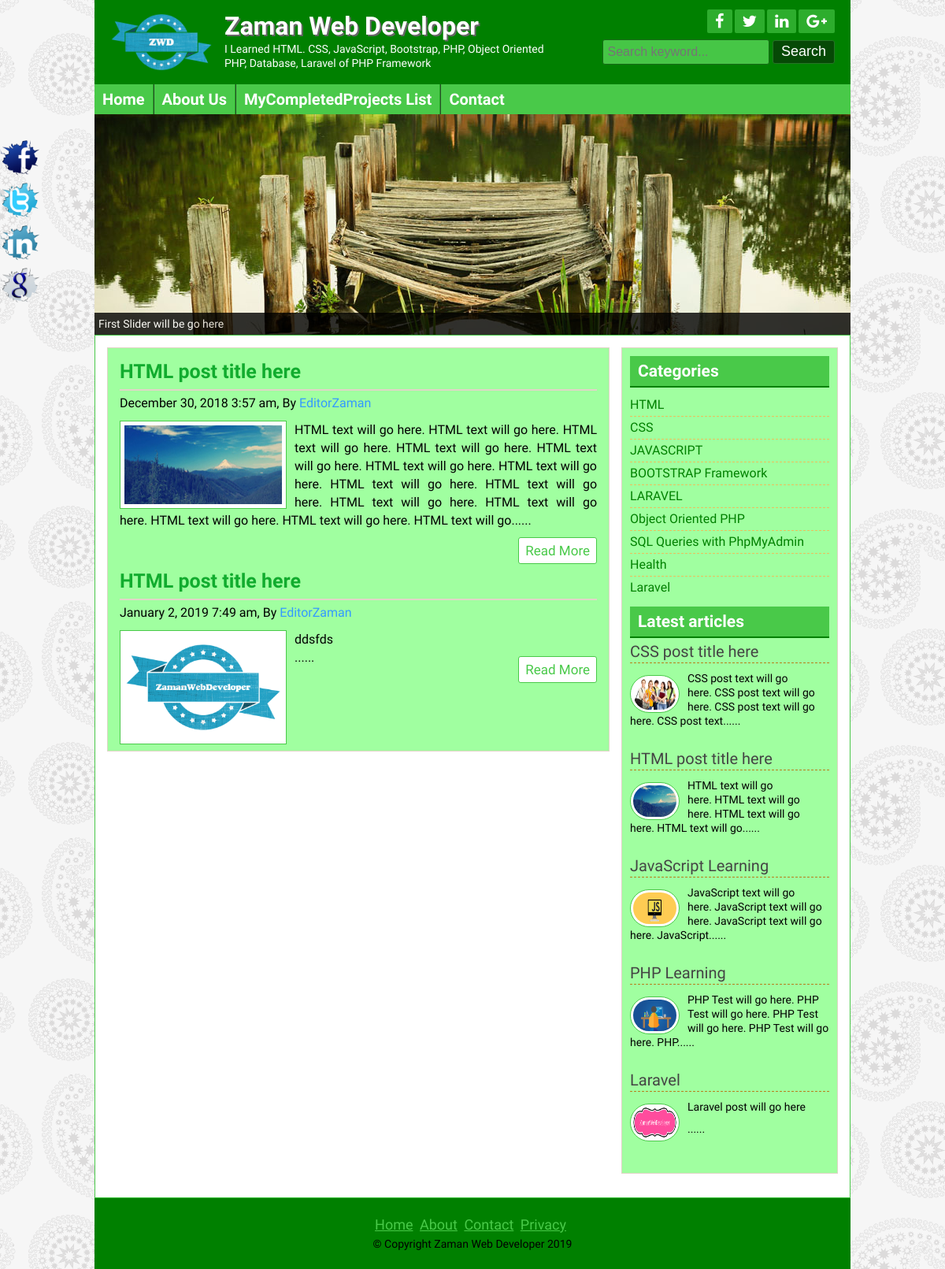
/posts.php?category=1, run on the app's committed database.
### tables this page shows
CREATE TABLE `title_slogan` (
  `id` int(11) NOT NULL,
  `title` varchar(255) NOT NULL,
  `slogan` varchar(255) NOT NULL,
  `logo` varchar(255) NOT NULL
);

CREATE TABLE `tbl_social` (
  `id` int(11) NOT NULL,
  `fb` varchar(255) NOT NULL,
  `tw` varchar(255) NOT NULL,
  `ln` varchar(255) NOT NULL,
  `gp` varchar(255) NOT NULL
);

CREATE TABLE `tbl_page` (
  `id` int(11) NOT NULL,
  `name` varchar(255) NOT NULL,
  `body` text NOT NULL
);

CREATE TABLE `tbl_post` (
  `id` int(11) NOT NULL,
  `cat` int(11) NOT NULL,
  `title` varchar(2555) NOT NULL,
  `body` text NOT NULL,
  `image` varchar(255) NOT NULL,
  `author` varchar(50) NOT NULL,
  `tags` varchar(255) NOT NULL,
  `date` timestamp NOT NULL DEFAULT CURRENT_TIMESTAMP,
  `userid` int(11) NOT NULL
);

CREATE TABLE `tbl_category` (
  `id` int(11) NOT NULL,
  `name` varchar(50) NOT NULL
);

CREATE TABLE `tbl_footer` (
  `id` int(11) NOT NULL,
  `note` varchar(255) NOT NULL
);

### lib/Database.php (called while the page is built, shortened)
<?php
Class Database{
	public $host   = DB_HOST;
	public $user   = DB_USER;
	public $pass   = DB_PASS;
	public $dbname = DB_NAME;
	public $link;
	private function connectDB(){
	$this->link = new mysqli($this->host, $this->user, $this->pass, $this->dbname);
 }
	public function select($query){
		$result = $this->link->query($query) or die($this->link->error.__LINE__);
		if($result->num_rows > 0){
			return $result;
		} else {
			return false;
		}
	}
}

### helpers/Format.php (called while the page is built, shortened)
<?php
class Format{
    public function formateDate($date){
        return date('F j, Y g:i a', strtotime($date));
    }
    public function textShorten($text, $limit = 400){
        $text = $text. " ";
        $text = substr($text, 0, $limit);
        $text = substr($text, 0, strripos($text, ' '));
        $text = $text."......";
        return $text;
    }
}
?>

### posts.php (the view)
<?php include 'inc/header.php'; ?>
<?php include 'inc/slider.php'; ?>
<?php
    if (!isset($_GET['category']) || $_GET['category'] == null ){
        header("Location: 404.php");
    }else{
        $category = $_GET['category'];
    }
?>
<div class="contentsection contemplete clear">
    <div class="maincontent clear">
    <?php
        $query = "select * from tbl_post where cat=$category";
        $post = $db->select($query);
        if ($post){
            while ($result=$post->fetch_assoc()){
    ?>
        <div class="samepost clear">
            <h2><a href="post.php?id=<?php echo $result['id'];?>"><?php echo $result['title'];?></a></h2>
            <h4><?php echo $fm->formateDate($result['date']);?>, By <a href="#"><?php echo $result['author'];?></a></h4>
            <a href="#"><img src="zaman/<?php echo $result['image'];?>" alt="post image"/></a>
            <?php echo $fm->textShorten($result['body']);?>
            <div class="readmore clear">
                <a href="post.php?id=<?php echo $result['id'];?>">Read More</a>
            </div>
        </div>
    <?php } }else{
    ?>
        <h1>No Post Available in this Category.</h1>
    <?php } ?>
    </div>
    <?php include "inc/sidebar.php";?>
</div>
<?php include "inc/footer.php";?>

### inc/header.php (shortened to what this page needs)
<?php include 'lib/Database.php'; ?>
<?php include 'helpers/Format.php'; ?>
<?php
    $db = new Database();
    $fm = new Format();
?>
<!DOCTYPE html>
<html>
<head>
    <?php include 'scripts/css.php'?>
</head>
<body>
	<div class="headersection templete clear">
		<a href="index.php">
			<div class="logo">
<?php
                    $query = "SELECT * FROM title_slogan WHERE id='1'";
                    $blog_title = $db->select($query);
                    if ($blog_title) {
                        while ($result = $blog_title->fetch_assoc()) {
?>
				<img src="zaman/<?php echo $result['logo'];?>" alt="Logo"/>
				<h2><?php echo $result['title'];?></h2>
				<p><?php echo $result['slogan'];?></p>
<?php
		}
	}
?>
			</div>
		</a>
		<div class="social clear">
			<div class="icon clear">
<?php
                    $query = "SELECT * FROM tbl_social WHERE id='1'";
                    $socialmedia = $db->select($query);
                    if ($socialmedia) {
                        while ($result = $socialmedia->fetch_assoc()) {
?>
				<a href="<?php echo $result['fb'];?>" target="_blank"><i class="fa fa-facebook"></i></a>
				<a href="<?php echo $result['tw'];?>" target="_blank"><i class="fa fa-twitter"></i></a>
				<a href="<?php echo $result['ln'];?>" target="_blank"><i class="fa fa-linkedin"></i></a>
				<a href="<?php echo $result['gp'];?>" target="_blank"><i class="fa fa-google-plus"></i></a>
<?php } }?>
			</div>
			<div class="searchbtn clear">
			<form action="search.php" method="get">
				<input type="text" name="search" placeholder="Search keyword..."/>
				<input type="submit" name="submit" value="Search"/>
			</form>
			</div>
		</div>
	</div>
<div class="navsection templete">
<?php
    $path = $_SERVER['SCRIPT_FILENAME'];
    $currentpage = basename($path, '.php');
?>
	<ul>
		<li><a <?php if ($currentpage == 'index') {echo 'id="active"';}?> href="index.php">Home</a></li>
<?php
            $query = "SELECT * FROM tbl_page";
            $pages = $db->select($query);
            if ($pages) {
                while ($result = $pages->fetch_assoc()) {
?>
        <li><a
        <?php
        	if (isset($_GET['pageid']) && $_GET['pageid'] == $result['id'] ) {
        		echo 'id="active"';
        	}
       	?>
        href="page.php?pageid=<?php echo $result['id']; ?>"><?php echo $result['name']; ?></a></li>
<?php } }?>
		<li><a <?php if ($currentpage == 'contact') {echo 'id="active"';}?> href="contact.php">Contact</a></li>
	</ul>
</div>

### inc/sidebar.php
<div class="sidebar clear">
			<div class="samesidebar clear">
				<h2>Categories</h2>
					<ul>
                        <?php
                            $query = "select * from tbl_category";
                            $category = $db->select($query);
                            if ($category) {
                                while ($result = $category->fetch_assoc()) {
                        ?>
                                    <li><a href="posts.php?category=<?php echo $result['id'];?>"><?php echo $result['name'];?></a></li>
                        <?php
                                }
                            }else{
                                ?><li>No Category Created</li><?php
                            }
                        ?>
					</ul>
			</div>
			<div class="samesidebar clear">
				<h2>Latest articles</h2>
			<?php
				$query = "select * from tbl_post limit 5";
				$post = $db->select($query);
	            if ($post){
	            	while ($result=$post->fetch_assoc()){
			?>
					<div class="popular clear">
							<h3><a href="post.php?id=<?php echo $result['id'];?>"><?php echo $result['title'];?></a></h3>
						<a href="post.php?id=<?php echo $result['id'];?>">
							<img src="zaman/<?php echo $result['image'];?>" alt="post image"/>
						</a>
						<?php echo $fm->textShorten($result['body'],120);?>
					</div>
            <?php } }else{header("Location:404.php");}?>
			</div>
		</div>

### inc/footer.php (shortened to what this page needs)
<div class="footersection templete clear">
	  <div class="footermenu clear">
		<ul>
			<li><a href="#">Home</a></li>
			<li><a href="#">About</a></li>
			<li><a href="contact.php">Contact</a></li>
			<li><a href="#">Privacy</a></li>
		</ul>
	  </div>
<?php
                    $query = "SELECT * FROM tbl_footer WHERE id='1'";
                    $footernote = $db->select($query);
                    if ($footernote) {
                        while ($result = $footernote->fetch_assoc()) {
?>
	  <p>&copy; <?php echo $result['note'];?> <?php echo date('Y');?></p>
<?php } }
?>
	</div>
	<div class="fixedicon clear">
<?php
                    $query = "SELECT * FROM tbl_social WHERE id='1'";
                    $socialmedia = $db->select($query);
                    if ($socialmedia) {
                        while ($result = $socialmedia->fetch_assoc()) {
?>
		<a href="<?php echo $result['fb'];?>" target="_blank"><img src="images/fb.png" alt="Facebook"/></a>
		<a href="<?php echo $result['tw'];?>" target="_blank"><img src="images/tw.png" alt="Twitter"/></a>
		<a href="<?php echo $result['ln'];?>" target="_blank"><img src="images/in.png" alt="LinkedIn"/></a>
		<a href="<?php echo $result['gp'];?>" target="_blank"><img src="images/gl.png" alt="GooglePlus"/></a>
<?php } }?>
	</div>
</body>
</html>

### theme/green.css (style rules this page uses)
.headersection, .footersection { background: #008000 none repeat scroll 0 0; }
.icon a { background: #2DAD2D none repeat scroll 0 0; }
.searchbtn input[type="text"] { background: #46C646; border: 1px solid #196B19; }
.searchbtn input[type="submit"] { border: 1px solid #267326; }
input[type="submit"] { background: #064906 none repeat scroll 0 0; border: 1px solid #267326; }
.navsection { background: none repeat scroll 0 0 #49C949; }
.navsection ul li { border-left: 1px solid #2B492B; border-right: 1px solid #24A424; }
.samepost h2 a { color: #11ac2e; }
.maincontent, .sidebar { background: #A0FFA0 none repeat scroll 0 0; }
.samepost img { border: 1px solid #49C949; }
.contentsection { border: 1px solid #49C949; }
.samesidebar h2 { background: #49C949 none repeat scroll 0 0; border-bottom: 2px solid #008000; color: #fff; }
.readmore a { border: 1px solid #49C949; color: #49C949; }
.footermenu ul li a { color: #49C949; }
.samepost h2, .about h2 { color: #008000; }
.samesidebar ul li a { color: #008000; }
.popular img { border: 1px solid #49C949; }

### data on the page
title_slogan: logo (picture), title "Zaman Web Developer", slogan "I Learned HTML. CSS, JavaScript, Bootstrap, PHP, Object Oriented PHP, Database, Laravel of PHP Framework"
tbl_page: name "About Us"
tbl_page: name "MyCompletedProjects List"
tbl_post: title "HTML post title here", date "December 30, 2018 3:57 am", author "EditorZaman", image (picture), body "HTML text will go here. HTML text will go here. HTML text will go here. HTML text will go here. HTML text will go here. HTML text will go here. HTML text will go here. HTML text will go here. HTML text will go here. HTML text will go here. HTML text will go here. HTML text will go here. HTML text will go here. HTML text will go......", body "HTML text will go here. HTML text will go here. HTML text will go here. HTML text will go......"
tbl_post: title "HTML post title here", date "January 2, 2019 7:49 am", author "EditorZaman", image (picture), body "ddsfds ......"
tbl_category: name "HTML"
tbl_category: name "CSS"
tbl_category: name "JAVASCRIPT"
tbl_category: name "BOOTSTRAP Framework"
tbl_category: name "LARAVEL"
tbl_category: name "Object Oriented PHP"
tbl_category: name "SQL Queries with PhpMyAdmin"
tbl_category: name "Health"
tbl_category: name "Laravel"
tbl_post: title "CSS post title here", image (picture), body "CSS post text will go here. CSS post text will go here. CSS post text will go here. CSS post text......"
tbl_post: title "JavaScript Learning", image (picture), body "JavaScript text will go here. JavaScript text will go here. JavaScript text will go here. JavaScript......"
tbl_post: title "PHP Learning", image (picture), body "PHP Test will go here. PHP Test will go here. PHP Test will go here. PHP Test will go here. PHP......"
tbl_post: title "Laravel", image (picture), body "Laravel post will go here ......"
tbl_footer: note "Copyright Zaman Web Developer"
